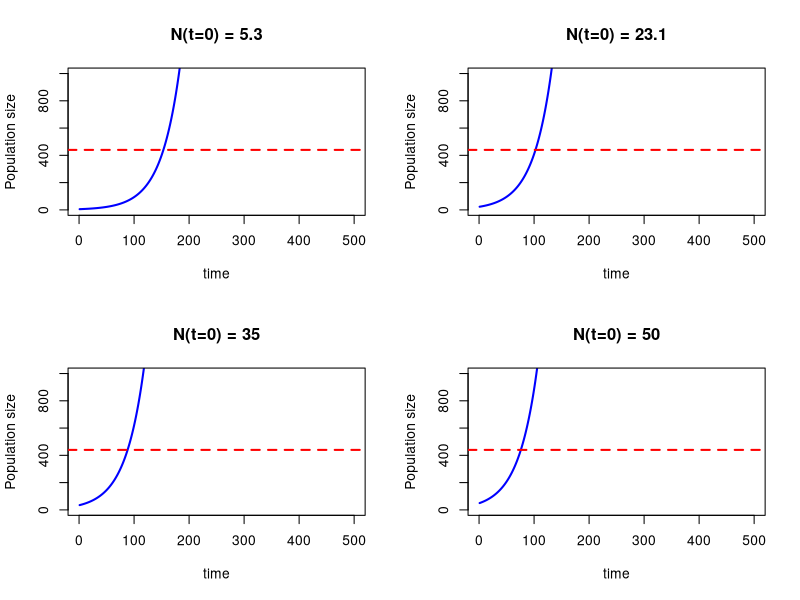
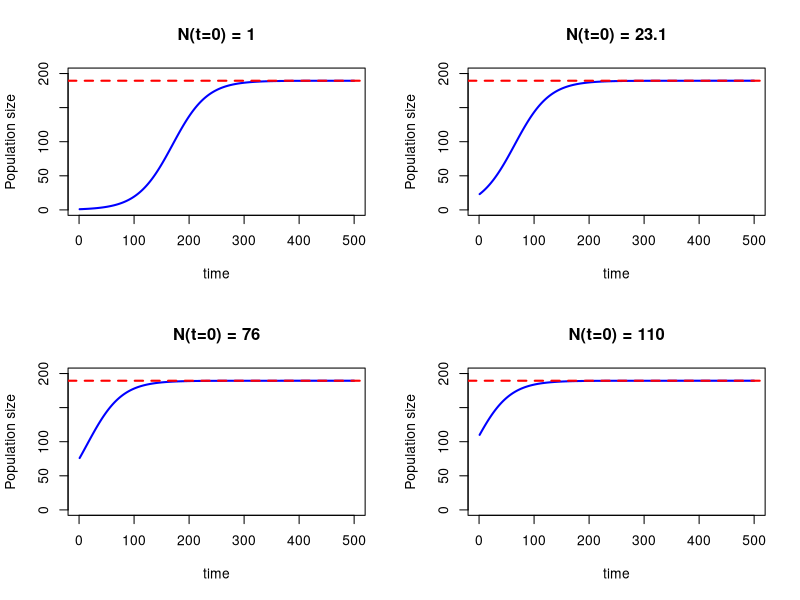

Generate these figures, in order, with R:
#The Kruger National Park springbok population in 1910 and 1960 was 5.3 and
#23.1 hundred thoushand respectively. Predict its population in 2010 and in 2060 using the
#exponential model of population growth. Then considering that the population in 2010 was
#actually 76 thoushand, correct your prediction for 2060 using the logistic model of population
#growth (help: with this data, the growth rate is r = 0.031476 in the logistic model).

# Exponential Growth Model
dNt <- function(r, N) r * N 

# iterate growth through time
Nt <- function(r, N, t) {
  for (i in 1:(t - 1)) {
    # population at next time step is population at current time + pop growth
    N[i + 1] <- N[i] + dNt(r, N[i])
  }
  N
}

t <- 500# The total time to run our model.
r <-0.029443# The growth rate given in the example.
# lets consider 4 different starting initial population values (i.e., N(t=0) values)
Nt0 = c(5.3, 23.1, 35, 50)

par(mfrow=c(2,2))
for (i in seq_along(Nt0)) {
  plot(1:t, Nt(r,Nt0[i], t), type = 'l', xlab = 'time', ylab = 'Population size',
       main = paste('N(t=0) =', Nt0[i]), xlim=c(0,500),ylim =c(0,1000),lwd=2,col="blue")
  abline(h = 440, lty = 2, col='red',lwd=2)
}


# logistic growth model
dNt <- function(r, N) r * N * (1 - N/189.4)

# iterate growth through time
Nt <- function(r, N, t) {
  for (i in 1:(t - 1)) {
    # population at next time step is population at current time + pop growth
    N[i + 1] <- N[i] + dNt(r, N[i])
  }
  N
}

t <- 500# The total time to run our model.
r <- 0.031476# The growth rate given in the example.
# lets consider 4 different starting abundances (i.e., N(t=0) values)
Nt0 = c(1, 23.1, 76, 110)

par(mfrow=c(2,2))
for (i in seq_along(Nt0)) {
  plot(1:t, Nt(r,Nt0[i], t), type = 'l', xlab = 'time', ylab = 'Population size',
       main = paste('N(t=0) =', Nt0[i]), xlim=c(0,500),ylim =c(0, 200),lwd=2,col="blue")
  abline(h = 189.4, lty = 2, col='red',lwd=2)
}